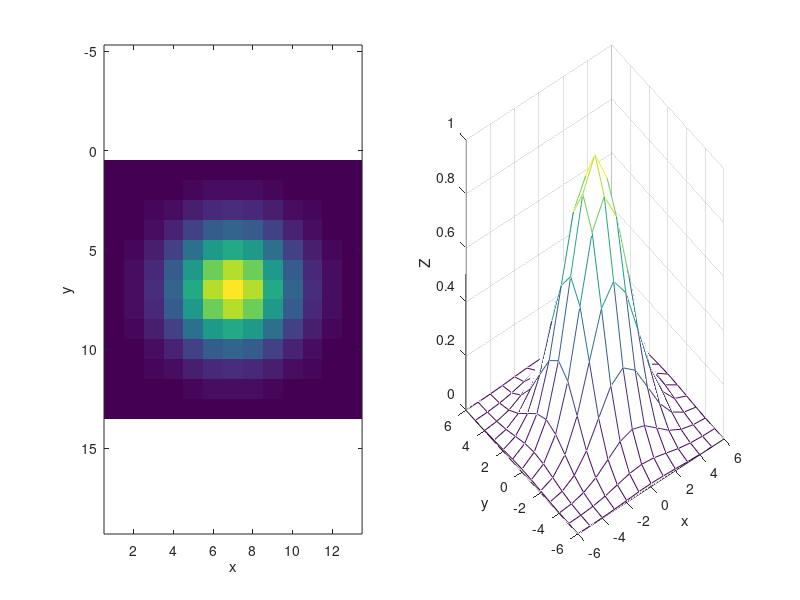

Write the MATLAB code that produced this figure.
clear; close all; clc;

% 2変数の場合① --------------------------------------------------------------
sig = 2;

[x, y] = meshgrid(-3*sig:3*sig, -3*sig:3*sig);

val = exp( - ((x.^2)+(y.^2))/(2*sig^2)  );% exp()の前に係数を付けることもあるがここでは省略

figure,
subplot(1,2,1);
imagesc( val ); axis equal;
xlabel('x'); ylabel('y');


subplot(1,2,2);
mesh(x, y,  val );
xlabel('x'); ylabel('y'); zlabel('Z');
% xlim([-3, 3]); ylim([-3, 3])